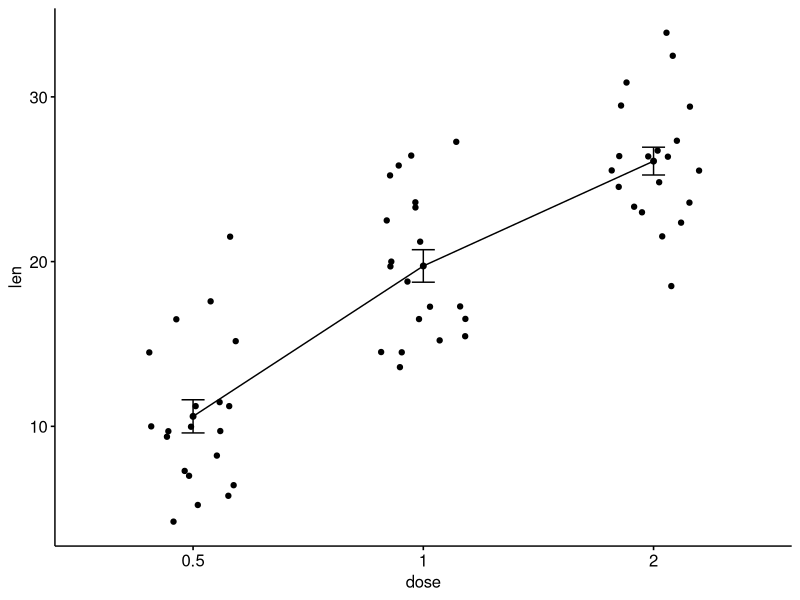
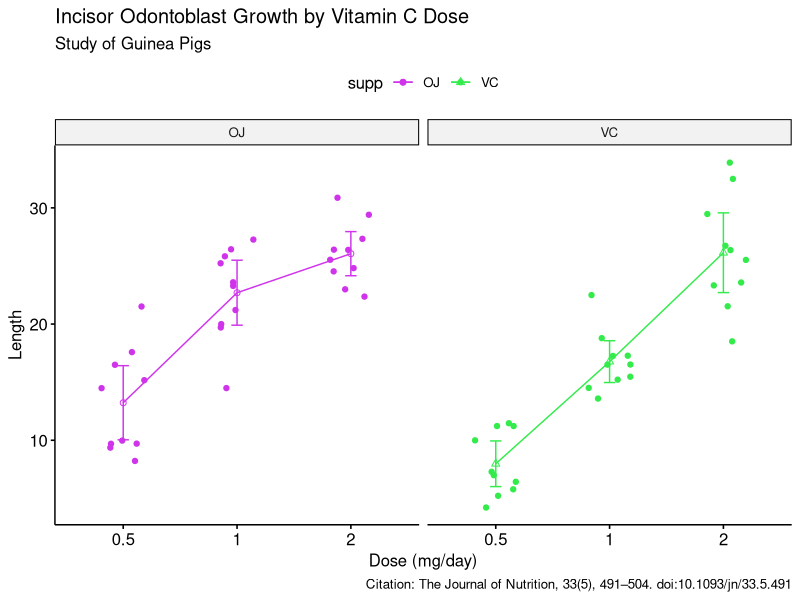
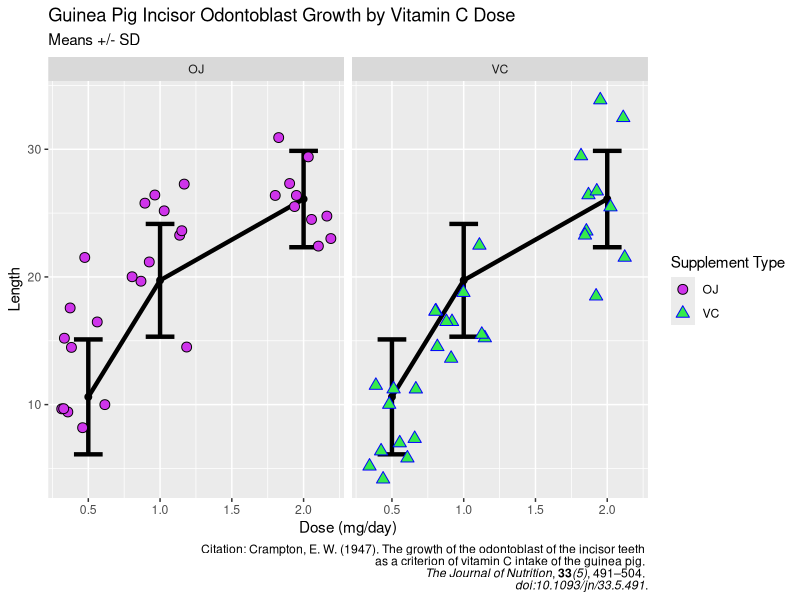

These figures' R source, in order: (Note: this script raises an error after producing the figures.)
# ggplot2 plots of data over time
library(ggplot2)
library(ggpubr)

df3 <- ToothGrowth
head(df3, 10)
# Add jitter points and errors (mean_se)
ggline(df3, x = "dose", y = "len",
       add = c("mean_se", "jitter"))

ggline(
  df3,
  x = "dose",
  y = "len",
  color = "supp",
  shape = "supp",
  add = c("mean_ci", "jitter"),
  # add.params = list(
  #   shape = 21,
  #   color = "black",
  #   size = 3,
  #   aes(fill = factor(supp))
  # )
) +
  facet_wrap(vars(supp)) + 
  scale_shape_manual(values = c(21, 24)) + 
  scale_color_manual(values = c("#cf34eb",
                                "#34eb4c")) +
  # scale_fill_manual(values = c("lightblue",
  #                              "yellow")) + 
  # scale_color_manual(values = c("black",
  #                               "red")) +
  labs(x = "Dose (mg/day)",
       y = "Length",
       title = "Incisor Odontoblast Growth by Vitamin C Dose",
       subtitle = "Study of Guinea Pigs",
       caption = "Citation: The Journal of Nutrition, 33(5), 491–504. doi:10.1093/jn/33.5.491")



# get summary stats
library(dplyr)
df3.summary <- df3 %>%
  group_by(dose) %>%
  summarise(
    sd = sd(len, na.rm = TRUE),
    len = mean(len)
  )
df3.summary

# USE THIS ==================================
library(ggtext)
#library(ggthemes)

# Combine with jitter points
ggplot(df3, aes(x=dose, 
                y=len)) +
  # geom_pointrange(aes(ymin = len-sd, ymax = len+sd),
  #                 data = df3.summary) +
  geom_line(data = df3.summary,
            aes(group = 1),
            linewidth = 1.5) + 
  geom_point(data = df3.summary,
             size = 2) + 
  geom_errorbar(aes(ymin = len-sd, ymax = len+sd),
                width = 0.2,
                linewidth = 1.5,
                data = df3.summary) + 
  geom_jitter(position = position_jitter(0.2), 
              #color = "darkgray",
              aes(color = supp, 
                  shape = supp,
                  fill = supp),
              size = 3) + 
  scale_shape_manual(values = c(21, 24)) +
  scale_color_manual(values = c("black",
                                "blue")) +
  scale_fill_manual(values = c("#cf34eb",
                               "#34eb4c")) +
  facet_wrap(vars(supp)) +
  labs(x = "Dose (mg/day)",
       y = "Length",
       title = "Guinea Pig Incisor Odontoblast Growth by Vitamin C Dose",
       subtitle = "Means +/- SD",
       caption = "Citation: Crampton, E. W. (1947). The growth of the odontoblast of the incisor teeth <br>as a criterion of vitamin C intake of the guinea pig. <br>*The Journal of Nutrition*, **33**_(5)_, 491–504. <br>*doi:10.1093/jn/33.5.491*.",
       color = "Supplement Type",
       shape = "Supplement Type",
       fill = "Supplement Type") +
  theme(plot.caption = element_markdown())







library(ggpubr)
library(ggplot2)

# Create example data
df <- data.frame(
  x = rep(1:5, 2),
  val = c(10, 12, 15, 13, 11, 8, 9, 14, 16, 10),
  group = rep(c("A", "B"), each = 5)
)

# Define custom fill colors
custom_fill_colors <- c("A" = "lightblue", "B" = "salmon")

# Create the ggline plot with custom fill colors for shape 21 points
ggline(
  data = df,
  x = "x",
  y = "val",
  group = "group",
  add = "point",
  add.params = list(shape = 21, 
                    color = "black", 
                    size = 3, 
                    #aes(fill = factor(group)),
                    fill = "yellow")
  ) +
  scale_fill_manual(values = custom_fill_colors)


library(ggplot2)

#create data frame
df2 <- data.frame(x=c(1, 2, 4, 7, 7, 10),
                 y=c(5, 8, 10, 14, 13, 19),
                 group=c('A', 'A', 'A', 'B', 'B', 'B'))

#create scatter plot with multiple fill and border colors
ggplot(df2, aes(x=x, y=y)) + 
  geom_point(color='black', shape=21, size=4, 
             aes(fill=factor(group))) + 
  scale_fill_manual(values=c('pink', 'lightgreen'))
